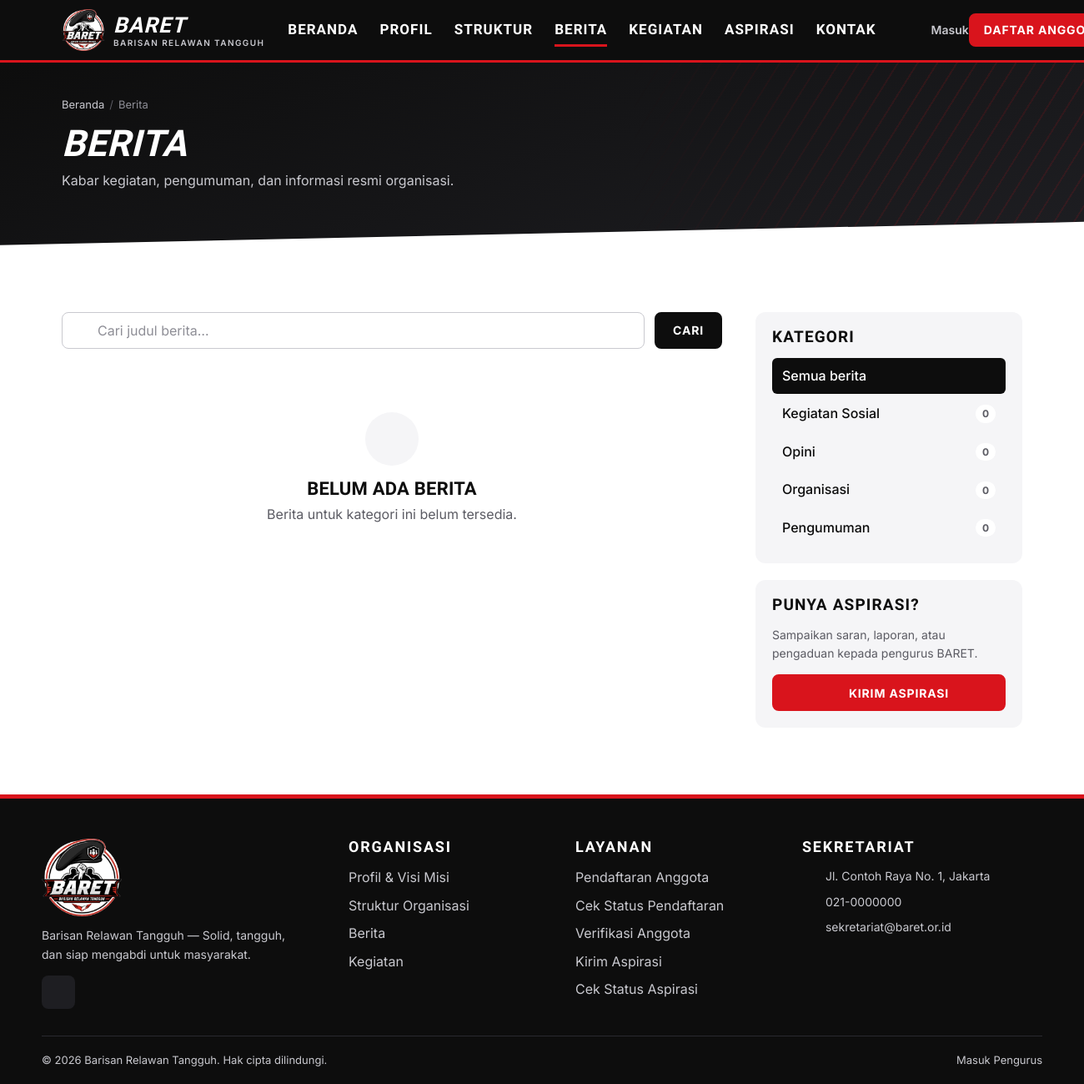
Screenshot of /berita with the database file from the repository.
### tables this page shows
CREATE TABLE news_categories (
    id    INT UNSIGNED NOT NULL AUTO_INCREMENT PRIMARY KEY,
    nama  VARCHAR(60) NOT NULL,
    slug  VARCHAR(80) NOT NULL UNIQUE
);

### app/core/View.php (called while the page is built, shortened)
<?php
final class View
{
    public static function render(string $view, array $data = [], ?string $layout = null): string
    {
        $content = self::capture($view, $data);
        return self::capture($layout, array_merge($data, ['content' => $content]));
    }
    public static function capture(string $__view, array $__data = []): string
    {
        $__file = APP_PATH . '/views/' . $__view . '.php';
        extract($__data, EXTR_SKIP);
        try {
            include $__file;
        } catch (\Throwable $e) {
            ob_end_clean();
            throw $e;
        }
        return (string) ob_get_clean();
    }
}

### app/controllers/NewsController.php (called while the page is built, shortened)
<?php
final class NewsController extends Controller
{
    public function index(): void
    {
        $this->listing(null);
    }
    private function listing(?array $cat): void
    {
        $q = mb_substr((string) query('q', ''), 0, 100);
        [$items, $pager] = News::publicPaginate($q ?: null, $cat ? (int) $cat['id'] : null);
        $this->render('public/berita/index', [
            'title' => $cat ? 'Berita: ' . $cat['nama'] : 'Berita',
            'items' => $items,
            'pager' => $pager,
            'q' => $q,
            'category' => $cat,
            'categories' => News::categories(),
        ]);
    }
}

### app/core/App.php (called while the page is built, shortened)
<?php
final class App
{
    public static function run(): void
    {
        $router = new Router(self::basePath());
        try {
            $router->dispatch($_SERVER['REQUEST_METHOD'] ?? 'GET', $_SERVER['REQUEST_URI'] ?? '/');
        } catch (HttpException $e) {
            self::renderError($e->getCode(), $e->getMessage());
        } catch (Throwable $e) {
            error_log((string) $e);
            if (config('app.debug')) {
                http_response_code(500);
                echo '<pre>' . e((string) $e) . '</pre>';
                return;
            }
            self::renderError(500);
        }
    }
    public static function basePath(): string
    {
        static $base = null;
        if ($base === null) {
            $dir = str_replace('\\', '/', dirname($_SERVER['SCRIPT_NAME'] ?? '/'));
            $base = ($dir === '/' || $dir === '.') ? '' : rtrim($dir, '/');
        }
        return $base;
    }
}

### public/index.php (called while the page is built, shortened)
<?php
require dirname(__DIR__) . '/app/bootstrap.php';
App\Core\App::run();

### app/bootstrap.php (called while the page is built, shortened)
<?php
spl_autoload_register(function (string $class): void {
    $parts = explode('\\', substr($class, 4));
    $parts[0] = strtolower($parts[0]);
    $file = APP_PATH . '/' . implode('/', $parts) . '.php';
});
require APP_PATH . '/core/helpers.php';

### app/models/News.php (called while the page is built, shortened)
<?php
final class News
{
    public static function publicWhere(array &$params, ?string $q = null, ?int $kategoriId = null): string
    {
        $where = "n.status = 'publish' AND n.published_at <= NOW()";
        return $where;
    }
    public static function publicPaginate(?string $q, ?int $kategoriId, int $perPage = 9): array
    {
        $params = [];
        $where = self::publicWhere($params, $q, $kategoriId);
        $total = (int) Database::value("SELECT COUNT(*) FROM news n WHERE $where", $params);
        $pager = Paginator::fromRequest($total, $perPage);
        $rows = Database::all(
            "SELECT n.id, n.judul, n.slug, n.ringkasan, n.isi, n.gambar, n.published_at, c.nama AS kategori, c.slug AS kategori_slug
             FROM news n LEFT JOIN news_categories c ON c.id = n.kategori_id
             WHERE $where ORDER BY n.published_at DESC" . $pager->limitSql(),
            $params
        );
        return [$rows, $pager];
    }
    public static function categories(): array
    {
        return Database::all(
            "SELECT c.*, (SELECT COUNT(*) FROM news n WHERE n.kategori_id = c.id AND n.status = 'publish' AND n.published_at <= NOW()) AS jumlah
             FROM news_categories c ORDER BY c.nama"
        );
    }
}

### app/core/Database.php (called while the page is built, shortened)
<?php
final class Database
{
    private static ?PDO $pdo = null;
    public static function pdo(): PDO
    {
        if (self::$pdo === null) {
            $c = config('db');
            $dsn = $c['socket']
                ? "mysql:unix_socket={$c['socket']};dbname={$c['name']};charset={$c['charset']}"
                : "mysql:host={$c['host']};port={$c['port']};dbname={$c['name']};charset={$c['charset']}";
            self::$pdo = new PDO($dsn, $c['user'], $c['pass'], [
                PDO::ATTR_ERRMODE => PDO::ERRMODE_EXCEPTION,
                PDO::ATTR_DEFAULT_FETCH_MODE => PDO::FETCH_ASSOC,
                PDO::ATTR_EMULATE_PREPARES => false,
            ]);
            self::$pdo->exec("SET time_zone = '+07:00'");
        }
        return self::$pdo;
    }
    public static function query(string $sql, array $params = []): PDOStatement
    {
        $stmt = self::pdo()->prepare($sql);
        $stmt->execute();
        return $stmt;
    }
    public static function all(string $sql, array $params = []): array
    {
        return self::query($sql, $params)->fetchAll();
    }
    public static function value(string $sql, array $params = []): mixed
    {
        $v = self::query($sql, $params)->fetchColumn();
        return $v === false ? null : $v;
    }
}

### app/core/Paginator.php (called while the page is built, shortened)
<?php
final class Paginator
{
    public readonly int $offset;
    public function __construct(public readonly int $total, public readonly int $perPage, public readonly int $page)
    {
        $this->pages = max(1, (int) ceil($total / max(1, $perPage)));
        $this->offset = (min(max(1, $page), $this->pages) - 1) * $perPage;
    }
    public static function fromRequest(int $total, ?int $perPage = null): self
    {
        return new self($total, $perPage ?? (int) config('per_page', 15), max(1, (int) ($_GET['page'] ?? 1)));
    }
    public function limitSql(): string
    {
        return sprintf(' LIMIT %d OFFSET %d', $this->perPage, $this->offset);
    }
}

### app/views/public/berita/index.php (the view, shortened to what this page needs)
<?php
$heading = $category ? $category['nama'] : 'Berita';
$crumbs = $category ? [['Berita', '/berita'], [$category['nama'], null]] : [['Berita', null]];
$action = $category ? url('/berita/kategori/' . $category['slug']) : url('/berita');
?>
<?= partial('page-hero', ['heading' => $heading, 'lead' => 'Kabar kegiatan, pengumuman, dan informasi resmi organisasi.', 'crumbs' => $crumbs]) ?>
<section class="section">
  <div class="container layout-aside">
    <div>
      <form class="toolbar" method="get" action="<?= $action ?>" role="search">
        <div class="input-group">
          <input class="input" type="search" id="q" name="q" value="<?= e($q) ?>" placeholder="Cari judul berita…" maxlength="100">
        </div>
        <button class="btn btn--dark" type="submit">Cari</button>
      </form>
      <?php if ($items): ?>
        <div class="grid-cards">
          <?php foreach ($items as $n): ?><?= partial('news-card', ['n' => $n]) ?><?php endforeach; ?>
        </div>
        <?= partial('pagination', ['pager' => $pager, 'label' => 'berita']) ?>
      <?php else: ?>
        <?= partial('empty', [
            'icon' => $q ? 'search' : 'newspaper',
            'title' => $q ? 'Berita tidak ditemukan' : 'Belum ada berita',
            'text' => $q ? 'Coba kata kunci lain atau lihat semua berita.' : 'Berita untuk kategori ini belum tersedia.',
            'action' => $q || $category ? ['Lihat semua berita', url('/berita'), 'newspaper'] : null,
            'actionClass' => 'btn--outline',
        ]) ?>
      <?php endif; ?>
    </div>
    <aside>
      <div class="aside-block">
        <h3>Kategori</h3>
        <ul class="cat-list">
          <li><a class="<?= !$category ? 'is-active' : '' ?>" href="<?= url('/berita') ?>">Semua berita</a></li>
          <?php foreach ($categories as $c): ?>
            <li><a class="<?= $category && $category['id'] == $c['id'] ? 'is-active' : '' ?>" href="<?= url('/berita/kategori/' . $c['slug']) ?>"><?= e($c['nama']) ?> <span class="count"><?= (int) $c['jumlah'] ?></span></a></li>
          <?php endforeach; ?>
        </ul>
      </div>
      <div class="aside-block">
        <h3>Punya Aspirasi?</h3>
        <p class="text-sm text-muted">Sampaikan saran, laporan, atau pengaduan kepada pengurus BARET.</p>
        <a class="btn btn--primary btn--block" href="<?= url('/aspirasi') ?>"><?= icon('megaphone', 'icon-sm') ?> Kirim Aspirasi</a>
      </div>
    </aside>
  </div>
</section>

### app/core/Router.php (shortened to what this page needs)
<?php
final class Router
{
    private array $routes = [];
    private string $prefix = '';
    private array $groupMiddleware = [];
    public function group(string $prefix, array $middleware, callable $callback): void
    {
        [$oldPrefix, $oldMw] = [$this->prefix, $this->groupMiddleware];
        $this->prefix .= $prefix;
        $this->groupMiddleware = array_merge($this->groupMiddleware, $middleware);
        [$this->prefix, $this->groupMiddleware] = [$oldPrefix, $oldMw];
    }
    private function add(string $method, string $path, array $handler, array $middleware): void
    {
        $full = rtrim($this->prefix . $path, '/') ?: '/';
        $regex = preg_replace_callback('/\{(\w+)(?::((?:[^{}]|\{[^{}]*\})+))?\}/', function ($m) {
            return '(?P<' . $m[1] . '>' . ($m[2] ?? '[^/]+') . ')';
        }, $full);
        $this->routes[] = [
            'method' => $method,
            'regex' => '#^' . $regex . '$#',
            'handler' => $handler,
            'middleware' => array_merge($this->groupMiddleware, $middleware),
        ];
    }
    public function dispatch(string $method, string $uri): void
    {
        $path = rawurldecode(parse_url($uri, PHP_URL_PATH) ?: '/');
        $path = '/' . trim($path, '/');
        $allowed = false;
        foreach ($this->routes as $route) {
            if (!preg_match($route['regex'], $path, $m)) {
                continue;
            }
            $params = array_filter($m, 'is_string', ARRAY_FILTER_USE_KEY);
            [$class, $action] = $route['handler'];
            (new $class())->$action(...$params);
            return;
        }
        throw new HttpException('', $allowed ? 405 : 404);
    }
}

### rows the page displays
news_categories: nama "Kegiatan Sosial", jumlah "0"
news_categories: nama "Opini", jumlah "0"
news_categories: nama "Organisasi", jumlah "0"
news_categories: nama "Pengumuman", jumlah "0"

### other values shown
$label "BERANDA"
$label "PROFIL"
$label "STRUKTUR"
$label "BERITA"
$label "KEGIATAN"
$label "ASPIRASI"
$label "KONTAK"
$label "Berita"
$t "021-0000000"
